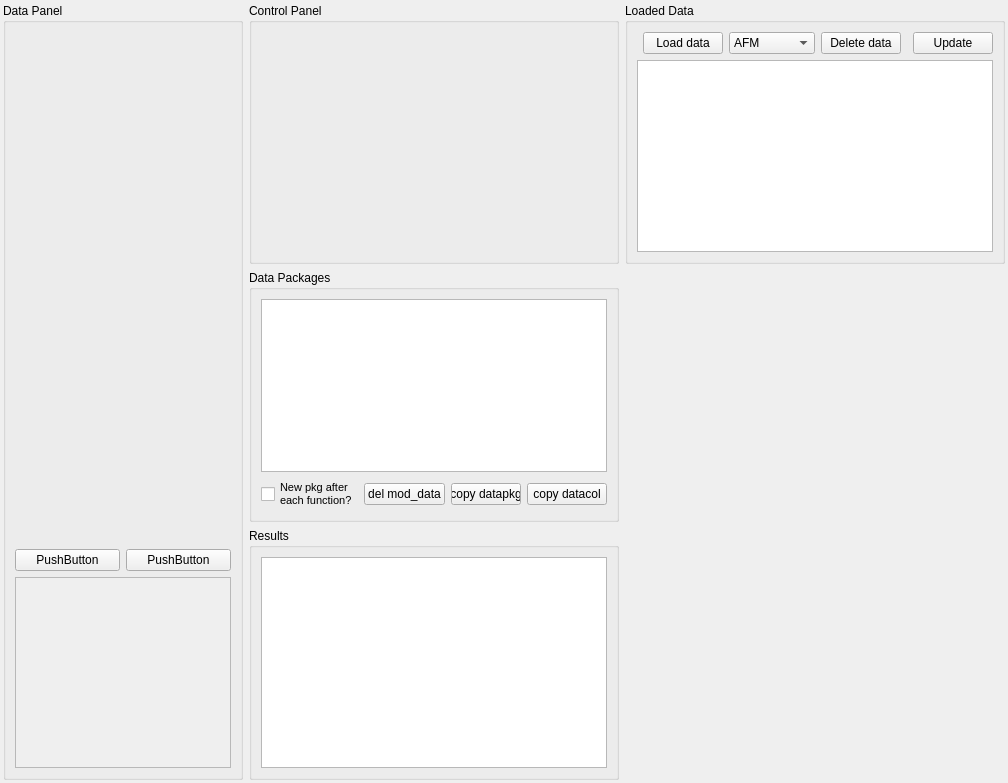
      <widget class="QWidget" name="tab_afm">
       <attribute name="title">
        <string>AFM</string>
       </attribute>
       <layout class="QGridLayout" name="gridLayout_7">
        <property name="leftMargin">
         <number>3</number>
        </property>
        <property name="topMargin">
         <number>3</number>
        </property>
        <property name="rightMargin">
         <number>3</number>
        </property>
        <property name="bottomMargin">
         <number>3</number>
        </property>
        <item row="0" column="2">
         <widget class="QGroupBox" name="afm_metadata_panel">
          <property name="sizePolicy">
           <sizepolicy hsizetype="Preferred" vsizetype="Preferred">
            <horstretch>4</horstretch>
            <verstretch>0</verstretch>
           </sizepolicy>
          </property>
          <property name="title">
           <string>Loaded Data</string>
          </property>
          <layout class="QGridLayout" name="gridLayout_14">
           <item row="0" column="4">
            <spacer name="horizontalSpacer_2">
             <property name="orientation">
              <enum>Qt::Horizontal</enum>
             </property>
             <property name="sizeHint" stdset="0">
              <size>
               <width>40</width>
               <height>20</height>
              </size>
             </property>
            </spacer>
           </item>
           <item row="0" column="3">
            <widget class="QPushButton" name="afm_del_dataset">
             <property name="acceptDrops">
              <bool>false</bool>
             </property>
             <property name="toolTip">
              <string>Delete the choosen dataset </string>
             </property>
             <property name="text">
              <string>Delete data</string>
             </property>
            </widget>
           </item>
           <item row="0" column="1">
            <widget class="QPushButton" name="afm_btn_load_data">
             <property name="toolTip">
              <string>Load in new data with the dataformat given by the dropdown menu</string>
             </property>
             <property name="text">
              <string>Load data</string>
             </property>
            </widget>
           </item>
           <item row="0" column="2">
            <widget class="QComboBox" name="afm_load_dataformat">
             <property name="toolTip">
              <string>Dropdown menu to choose dataformat for file dropdown and load button to the left</string>
             </property>
             <property name="currentText">
              <string>AFM</string>
             </property>
             <item>
              <property name="text">
               <string>AFM</string>
              </property>
             </item>
             <item>
              <property name="text">
               <string>MOKE</string>
              </property>
             </item>
             <item>
              <property name="text">
               <string>VSM</string>
              </property>
             </item>
             <item>
              <property name="text">
               <string>Kerr</string>
              </property>
             </item>
             <item>
              <property name="text">
               <string>SRIM</string>
              </property>
             </item>
             <item>
              <property name="text">
               <string>MUMAX3</string>
              </property>
             </item>
             <item>
              <property name="text">
               <string>Kerr_imgs</string>
              </property>
             </item>
            </widget>
           </item>
           <item row="0" column="5">
            <widget class="QPushButton" name="afm_btn_update_all">
             <property name="toolTip">
              <string>Updates all tables, the status bar and the figure canvas</string>
             </property>
             <property name="text">
              <string>Update</string>
             </property>
            </widget>
           </item>
           <item row="1" column="0" colspan="6">
            <widget class="DragDropTableWidget" name="afm_table_metadata">
             <property name="acceptDrops">
              <bool>true</bool>
             </property>
             <property name="styleSheet">
              <string notr="true">QHeaderView::section {
        background-color: rgb(45, 55, 65);
}</string>
             </property>
             <property name="selectionBehavior">
              <enum>QAbstractItemView::SelectRows</enum>
             </property>
             <property name="sortingEnabled">
              <bool>true</bool>
             </property>
            </widget>
           </item>
          </layout>
         </widget>
        </item>
        <item row="0" column="0" rowspan="3">
         <widget class="QGroupBox" name="afm_data_panel">
          <property name="sizePolicy">
           <sizepolicy hsizetype="Preferred" vsizetype="Preferred">
            <horstretch>5</horstretch>
            <verstretch>0</verstretch>
           </sizepolicy>
          </property>
          <property name="title">
           <string>Data Panel</string>
          </property>
          <layout class="QGridLayout" name="gridLayout_13">
           <item row="1" column="0">
            <widget class="QPushButton" name="pushButton_4">
             <property name="text">
              <string>PushButton</string>
             </property>
            </widget>
           </item>
           <item row="1" column="1">
            <widget class="QPushButton" name="pushButton_5">
             <property name="text">
              <string>PushButton</string>
             </property>
            </widget>
           </item>
           <item row="0" column="0" colspan="2">
            <widget class="QWidget" name="afm_canvas_placeholder" native="true">
             <property name="sizePolicy">
              <sizepolicy hsizetype="Preferred" vsizetype="Preferred">
               <horstretch>0</horstretch>
               <verstretch>8</verstretch>
              </sizepolicy>
             </property>
            </widget>
           </item>
           <item row="2" column="0" colspan="2">
            <widget class="QScrollArea" name="afm_scroll_data">
             <property name="sizePolicy">
              <sizepolicy hsizetype="Expanding" vsizetype="Expanding">
               <horstretch>0</horstretch>
               <verstretch>3</verstretch>
              </sizepolicy>
             </property>
             <property name="widgetResizable">
              <bool>true</bool>
             </property>
             <widget class="QWidget" name="scrollAreaWidgetContents">
              <property name="geometry">
               <rect>
                <x>0</x>
                <y>0</y>
                <width>510</width>
                <height>188</height>
               </rect>
              </property>
             </widget>
            </widget>
           </item>
          </layout>
         </widget>
        </item>
        <item row="0" column="1">
         <widget class="QGroupBox" name="afm_control_panel">
          <property name="sizePolicy">
           <sizepolicy hsizetype="Preferred" vsizetype="Preferred">
            <horstretch>4</horstretch>
            <verstretch>0</verstretch>
           </sizepolicy>
          </property>
          <property name="title">
           <string>Control Panel</string>
          </property>
         </widget>
        </item>
        <item row="1" column="1">
         <widget class="QGroupBox" name="afm_data_packages">
          <property name="sizePolicy">
           <sizepolicy hsizetype="Preferred" vsizetype="Preferred">
            <horstretch>4</horstretch>
            <verstretch>2</verstretch>
           </sizepolicy>
          </property>
          <property name="title">
           <string>Data Packages</string>
          </property>
          <layout class="QGridLayout" name="gridLayout_23">
           <item row="1" column="1">
            <widget class="QPushButton" name="afm_del_mod_data">
             <property name="sizePolicy">
              <sizepolicy hsizetype="Minimum" vsizetype="Fixed">
               <horstretch>0</horstretch>
               <verstretch>1</verstretch>
              </sizepolicy>
             </property>
             <property name="toolTip">
              <string>Delete the choosen data package including log and results. Not possible for raw data</string>
             </property>
             <property name="text">
              <string>del mod_data</string>
             </property>
            </widget>
           </item>
           <item row="0" column="0" colspan="4">
            <widget class="ExportTableWidget" name="afm_table_datapkg">
             <property name="sizePolicy">
              <sizepolicy hsizetype="Expanding" vsizetype="Expanding">
               <horstretch>5</horstretch>
               <verstretch>0</verstretch>
              </sizepolicy>
             </property>
             <property name="styleSheet">
              <string notr="true">QHeaderView::section {
        background-color: rgb(45, 55, 65);
}</string>
             </property>
             <property name="selectionBehavior">
              <enum>QAbstractItemView::SelectColumns</enum>
             </property>
            </widget>
           </item>
           <item row="1" column="0">
            <widget class="QCheckBox" name="afm_new_data_flag">
             <property name="font">
              <font>
               <pointsize>8</pointsize>
              </font>
             </property>
             <property name="toolTip">
              <string>Let every function create its own, new data package</string>
             </property>
             <property name="text">
              <string>New pkg after 
each function?</string>
             </property>
            </widget>
           </item>
           <item row="1" column="2">
            <widget class="QPushButton" name="afm_copy_datapkg">
             <property name="sizePolicy">
              <sizepolicy hsizetype="Fixed" vsizetype="Fixed">
               <horstretch>0</horstretch>
               <verstretch>0</verstretch>
              </sizepolicy>
             </property>
             <property name="minimumSize">
              <size>
               <width>70</width>
               <height>0</height>
              </size>
             </property>
             <property name="toolTip">
              <string>Takes the selected datapackage and creates an identical copy</string>
             </property>
             <property name="text">
              <string>copy datapkg</string>
             </property>
            </widget>
           </item>
           <item row="1" column="3">
            <widget class="QPushButton" name="afm_copy_datacol">
             <property name="toolTip">
              <string>copies the selected column(s) within the selected data package</string>
             </property>
             <property name="text">
              <string>copy datacol</string>
             </property>
            </widget>
           </item>
          </layout>
         </widget>
        </item>
        <item row="2" column="1">
         <widget class="QGroupBox" name="afm_results_panel">
          <property name="sizePolicy">
           <sizepolicy hsizetype="Preferred" vsizetype="Preferred">
            <horstretch>4</horstretch>
            <verstretch>2</verstretch>
           </sizepolicy>
          </property>
          <property name="title">
           <string>Results</string>
          </property>
          <layout class="QGridLayout" name="gridLayout_24">
           <item row="0" column="0">
            <widget class="ExportTableWidget" name="afm_results_table">
             <property name="styleSheet">
              <string notr="true">QHeaderView::section {
        background-color: rgb(45, 55, 65);
}</string>
             </property>
            </widget>
           </item>
          </layout>
         </widget>
        </item>
        <item row="1" column="2" rowspan="2">
         <spacer name="verticalSpacer_2">
          <property name="orientation">
           <enum>Qt::Vertical</enum>
          </property>
          <property name="sizeHint" stdset="0">
           <size>
            <width>20</width>
            <height>40</height>
           </size>
          </property>
         </spacer>
        </item>
       </layout>
      </widget>
